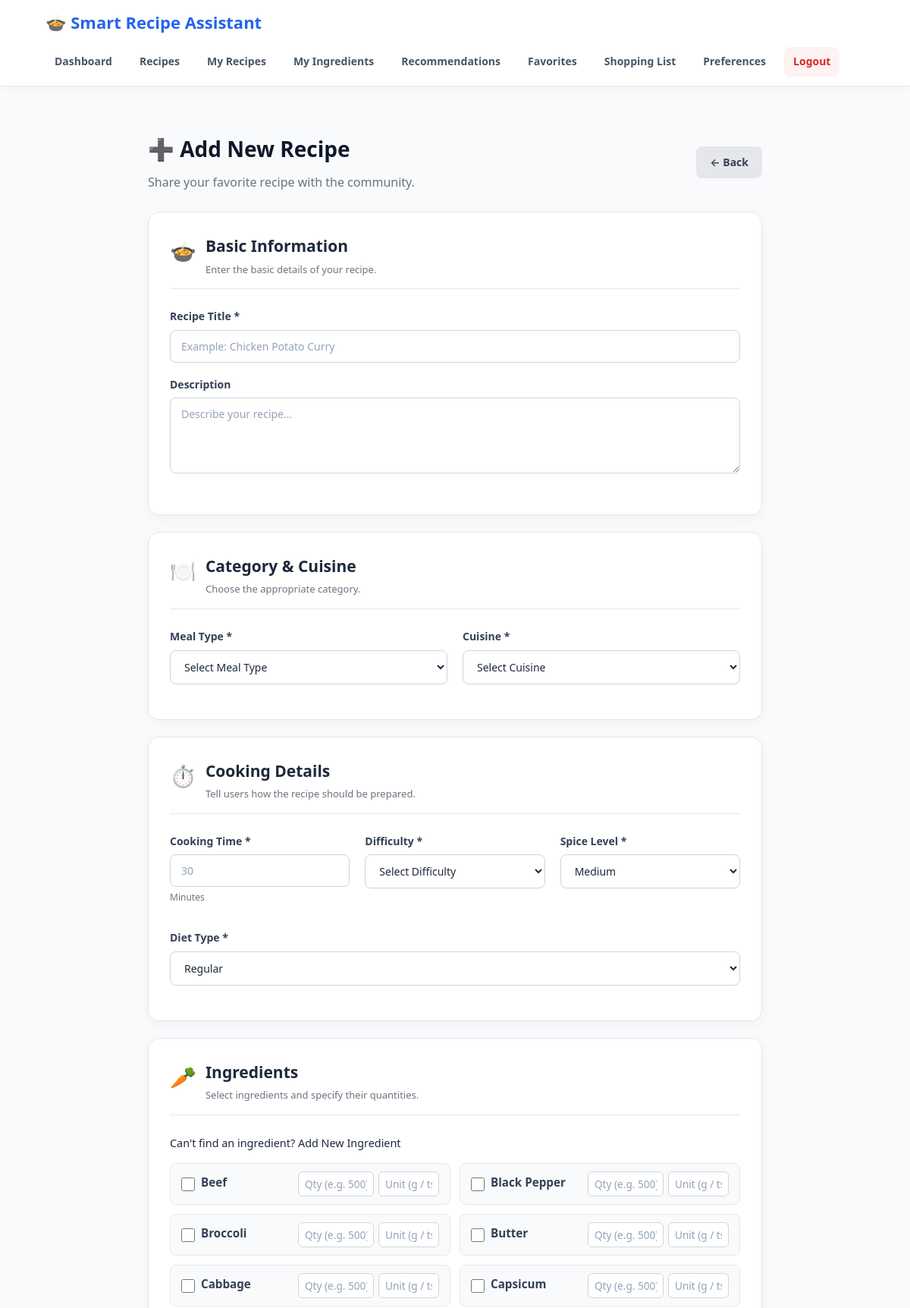
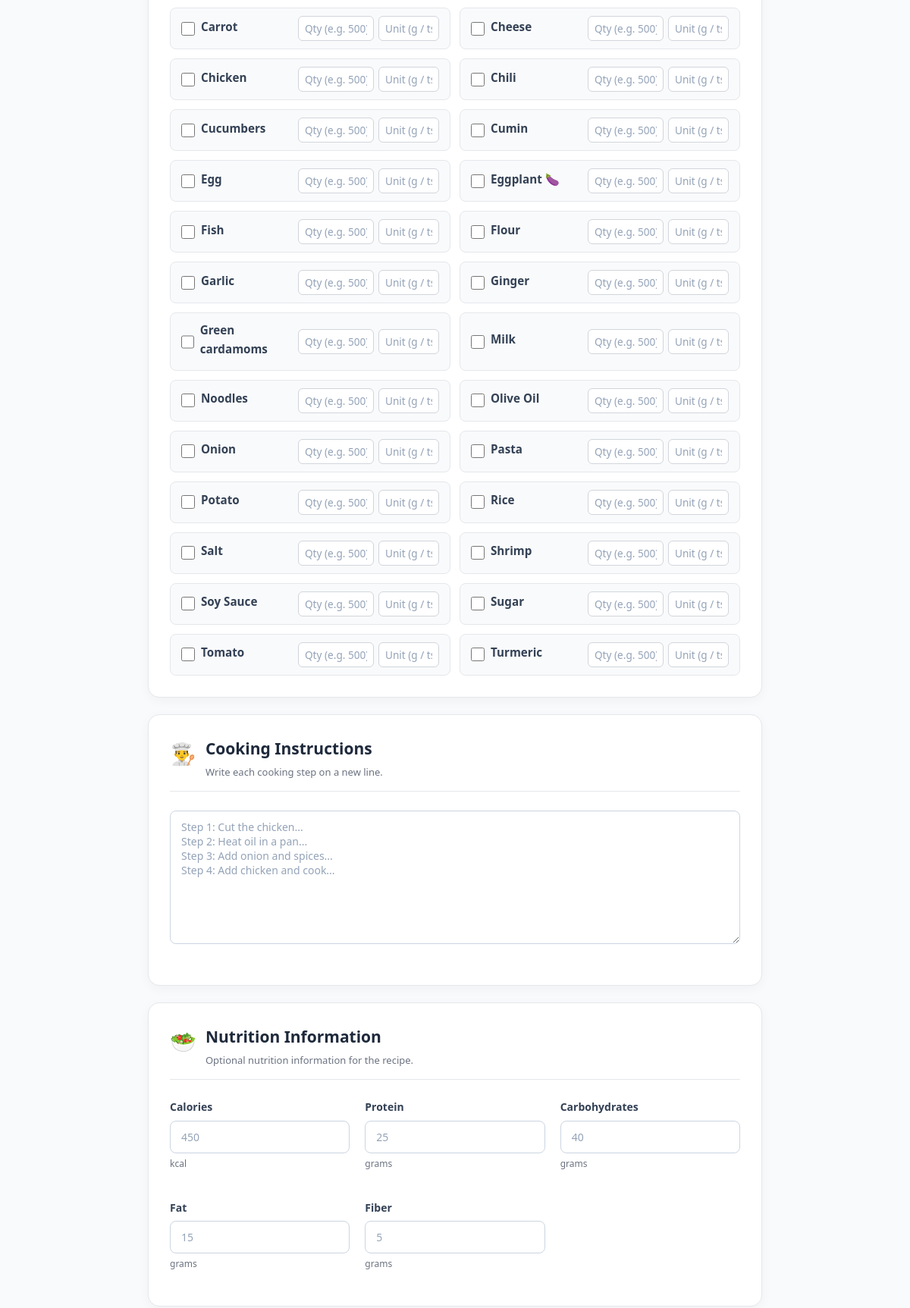
Page /add-recipe (signed in, upper part) on the committed database (2 pictures, top to bottom).
### tables this page shows
CREATE TABLE Ingredients (
    IngredientID INTEGER PRIMARY KEY AUTOINCREMENT,
    Name TEXT NOT NULL UNIQUE,
    Category TEXT
);

### app.py (the view, shortened to what this page needs)
@app.route("/add-recipe", methods=["GET", "POST"])
def add_recipe():
    if "user_id" not in session:
        return redirect(url_for("login"))
    connection = get_db_connection()
    meal_types = connection.execute(
        "SELECT * FROM Meal_Types ORDER BY Name"
    ).fetchall()
    cuisines = connection.execute(
        "SELECT * FROM Cuisines ORDER BY Name"
    ).fetchall()
    ingredients = connection.execute(
        "SELECT * FROM Ingredients ORDER BY Name"
    ).fetchall()
    connection.close()
    return render_template(
        "add_recipe.html",
        meal_types=meal_types,
        cuisines=cuisines,
        ingredients=ingredients,
    )

### database.py (called while the page is built)
def get_db_connection():
    connection = sqlite3.connect(DATABASE)
    connection.row_factory = sqlite3.Row
    connection.execute("PRAGMA foreign_keys = ON")
    return connection

### templates/add_recipe.html (shortened to what this page needs)
{% extends "base.html" %}
{% block content %}
<div class="container form-container">
    <div class="form-page-header">
        <div>
            <h1>➕ Add New Recipe</h1>
            <p>Share your favorite recipe with the community.</p>
        </div>
        <a href="{{ url_for('recipes') }}" class="btn btn-secondary">
            ← Back
        </a>
    </div>
    <form method="POST" enctype="multipart/form-data" class="recipe-form">
        <div class="form-section">
            <div class="form-section-title">
                <span>🍲</span>
                <div>
                    <h2>Basic Information</h2>
                    <p>Enter the basic details of your recipe.</p>
                </div>
            </div>
            <div class="form-group">
                <label for="title">Recipe Title *</label>
                <input
                    type="text"
                    id="title"
                    name="title"
                    placeholder="Example: Chicken Potato Curry"
                    required
                >
            </div>
            <div class="form-group">
                <label for="description">Description</label>
                <textarea
                    id="description"
                    name="description"
                    rows="4"
                    placeholder="Describe your recipe..."
                ></textarea>
            </div>
        </div>
        <div class="form-section">
            <div class="form-section-title">
                <span>🍽️</span>
                <div>
                    <h2>Category & Cuisine</h2>
                    <p>Choose the appropriate category.</p>
                </div>
            </div>
            <div class="form-two-column">
                <div class="form-group">
                    <label for="meal_type_id">Meal Type *</label>
                    <select id="meal_type_id" name="meal_type_id" required>
                        <option value="" disabled selected>Select Meal Type</option>
                    </select>
                </div>
                <div class="form-group">
                    <label for="cuisine_id">Cuisine *</label>
                    <select id="cuisine_id" name="cuisine_id" required>
                        <option value="" disabled selected>Select Cuisine</option>
                    </select>
                </div>
            </div>
        </div>
        <div class="form-section">
            <div class="form-section-title">
                <span>⏱️</span>
                <div>
                    <h2>Cooking Details</h2>
                    <p>Tell users how the recipe should be prepared.</p>
                </div>
            </div>
            <div class="form-three-column">
                <div class="form-group">
                    <label for="cooking_time">Cooking Time *</label>
                    <input
                        type="number"
                        id="cooking_time"
                        name="cooking_time"
                        min="1"
                        placeholder="30"
                        required
                    >
                    <small>Minutes</small>
                </div>
                <div class="form-group">
                    <label for="difficulty">Difficulty *</label>
                    <select id="difficulty" name="difficulty" required>
                        <option value="" disabled selected>Select Difficulty</option>
                    </select>
                </div>
                <div class="form-group">
                    <label for="spice_level">Spice Level *</label>
                    <select id="spice_level" name="spice_level" required>
                        <option value="Medium" selected>Medium</option>
                    </select>
                </div>
            </div>
            <div class="form-group" style="margin-top: 15px;">
                <label for="diet_type">Diet Type *</label>
                <select id="diet_type" name="diet_type" required>
                    <option value="Regular" selected>Regular</option>
                </select>
            </div>
        </div>
        <div class="form-section">
            <div class="form-section-title">
                <span>🥕</span>
                <div>
                    <h2>Ingredients</h2>
                    <p>Select ingredients and specify their quantities.</p>
                </div>
            </div>
            <p class="add-ingredient-link">
                Can't find an ingredient? <a href="{{ url_for('add_ingredient') }}">Add New Ingredient</a>
            </p>
            <div class="ingredient-grid">
                {% for ingredient in ingredients %}
                    <div class="ingredient-card">
                        <div class="ingredient-check">
                            <input
                                type="checkbox"
                                id="ing_{{ ingredient['IngredientID'] }}"
                                name="ingredients"
                                value="{{ ingredient['IngredientID'] }}"
                            >
                            <label for="ing_{{ ingredient['IngredientID'] }}">
                                {{ ingredient['Name'] }}
                            </label>
                        </div>
                        <div class="ingredient-inputs">
                            <input
                                type="text"
                                name="quantity_{{ ingredient['IngredientID'] }}"
                                placeholder="Qty (e.g. 500)"
                            >
                            <input
                                type="text"
                                name="unit_{{ ingredient['IngredientID'] }}"
                                placeholder="Unit (g / tsp)"
                            >
                        </div>
                    </div>
                {% endfor %}
            </div>
        </div>
        <div class="form-section">
            <div class="form-section-title">
                <span>👨‍🍳</span>
                <div>
                    <h2>Cooking Instructions</h2>
                    <p>Write each cooking step on a new line.</p>
                </div>
            </div>
            <div class="form-group">
                <textarea
                    id="instructions"
                    name="instructions"
                    rows="8"
                    placeholder="Step 1: Cut the chicken...&#10;Step 2: Heat oil in a pan...&#10;Step 3: Add onion and spices...&#10;Step 4: Add chicken and cook..."
                    required
                ></textarea>
            </div>
        </div>
        <div class="form-section">
            <div class="form-section-title">
                <span>🥗</span>
                <div>
                    <h2>Nutrition Information</h2>
                    <p>Optional nutrition information for the recipe.</p>
                </div>
            </div>
            <div class="form-three-column">
                <div class="form-group">
                    <label for="calories">Calories</label>
                    <input type="number" id="calories" name="calories" step="0.1" min="0" placeholder="450">
                    <small>kcal</small>
                </div>
                <div class="form-group">
                    <label for="protein">Protein</label>
                    <input type="number" id="protein" name="protein" step="0.1" min="0" placeholder="25">
                    <small>grams</small>
                </div>
                <div class="form-group">
                    <label for="carbohydrates">Carbohydrates</label>
                    <input type="number" id="carbohydrates" name="carbohydrates" step="0.1" min="0" placeholder="40">
                    <small>grams</small>
                </div>
                <div class="form-group">
                    <label for="fat">Fat</label>
                    <input type="number" id="fat" name="fat" step="0.1" min="0" placeholder="15">
                    <small>grams</small>
                </div>
                <div class="form-group">
                    <label for="fiber">Fiber</label>
                    <input type="number" id="fiber" name="fiber" step="0.1" min="0" placeholder="5">
                    <small>grams</small>
                </div>
            </div>
        </div>
    </form>
</div>
{% endblock %}

### static/css/style.css (style rules this page uses)
* { margin: 0; padding: 0; box-sizing: border-box; }
html { scroll-behavior: smooth; }
body { font-family: 'Segoe UI', -apple-system, BlinkMacSystemFont, Roboto, Helvetica, Arial, sans-serif; background-color: #f8fafc; color: #1e293b; line-height: 1.6; display: flex; flex-direction: column; min-height: 100vh; }
a { text-decoration: none; color: inherit; }
button, input, select, textarea { font-family: inherit; }
.container { width: 90%; max-width: 1200px; margin: 0 auto; }
h1 { font-size: 28px; color: #0f172a; margin-bottom: 10px; }
h2 { font-size: 22px; color: #1e293b; margin-bottom: 12px; }
button, .btn { border: none; border-radius: 8px; padding: 10px 18px; background-color: #2563eb; color: #ffffff; cursor: pointer; font-weight: 600; font-size: 14px; display: inline-block; transition: all 0.2s ease; text-align: center; }
.btn-secondary { background-color: #64748b; }
.form-group { margin-bottom: 18px; text-align: left; }
label { display: block; font-weight: 600; font-size: 14px; color: #334155; margin-bottom: 6px; }
input, select, textarea { width: 100%; padding: 11px 14px; border: 1px solid #cbd5e1; border-radius: 8px; background-color: #ffffff; font-size: 14px; color: #1e293b; transition: border-color 0.2s ease, box-shadow 0.2s ease; }
input::placeholder, textarea::placeholder { color: #94a3b8; }
.btn-secondary { background-color: #e5e7eb; color: #374151; text-decoration: none; }
.container { max-width: 1200px; margin: 0 auto; padding: 20px; }
.form-page-header { display: flex; justify-content: space-between; align-items: center; margin-bottom: 25px; }
.form-page-header p { color: #6b7280; }
.recipe-form { max-width: 1000px; margin: auto; }
.form-section { background: white; padding: 28px; border-radius: 15px; border: 1px solid #e5e7eb; box-shadow: 0 4px 15px rgba(0, 0, 0, 0.04); margin-bottom: 22px; }
.form-section-title { display: flex; align-items: flex-start; gap: 12px; margin-bottom: 25px; padding-bottom: 15px; border-bottom: 1px solid #e5e7eb; }
.form-section-title > span { font-size: 28px; }
.form-section-title h2 { margin: 0; font-size: 21px; }
.form-section-title p { margin-top: 3px; color: #6b7280; font-size: 13px; }
.form-two-column { display: grid; grid-template-columns: repeat(2, 1fr); gap: 20px; }
.form-three-column { display: grid; grid-template-columns: repeat(3, 1fr); gap: 20px; }
.form-group small { display: block; margin-top: 4px; color: #6b7280; font-size: 12px; }
.form-container { max-width: 850px; margin: 30px auto; padding: 0 20px; }
.ingredient-grid { display: grid; grid-template-columns: repeat(auto-fill, minmax(360px, 1fr)); gap: 12px; margin-top: 15px; }
.ingredient-card { display: flex; align-items: center; justify-content: space-between; background: #f9fafb; border: 1px solid #e5e7eb; padding: 10px 14px; border-radius: 8px; }
.ingredient-check { display: flex; align-items: center; gap: 8px; font-weight: 500; }
.ingredient-check input[type="checkbox"] { width: 18px; height: 18px; cursor: pointer; }
.ingredient-check label { cursor: pointer; font-size: 0.95rem; }
.ingredient-inputs { display: flex; gap: 6px; }
.ingredient-inputs input { padding: 6px 8px; border: 1px solid #d1d5db; border-radius: 6px; font-size: 0.85rem; }
.ingredient-inputs input[name^="quantity"] { width: 100px; }
.ingredient-inputs input[name^="unit"] { width: 80px; }
.add-ingredient-link { margin-bottom: 10px; font-size: 0.9rem; }

### rows in the picture
Ingredients: Name "Beef"
Ingredients: Name "Black Pepper"
Ingredients: Name "Broccoli"
Ingredients: Name "Butter"
Ingredients: Name "Cabbage"
Ingredients: Name "Capsicum"
Ingredients: Name "Carrot"
Ingredients: Name "Cheese"
Ingredients: Name "Chicken"
Ingredients: Name "Chili"
Ingredients: Name "Cucumbers"
Ingredients: Name "Cumin"
Ingredients: Name "Egg"
Ingredients: Name "Eggplant 🍆"
Ingredients: Name "Fish"
Ingredients: Name "Flour"
Ingredients: Name "Garlic", IngredientID "Qty (e.g. 500)"
Ingredients: Name "Ginger"
Ingredients: Name "Green cardamoms"
Ingredients: Name "Milk"
Ingredients: Name "Noodles"
Ingredients: Name "Olive Oil"
Ingredients: Name "Onion"
Ingredients: Name "Pasta"
Ingredients: Name "Potato"
Ingredients: Name "Rice"
Ingredients: Name "Salt"
Ingredients: Name "Shrimp"
Ingredients: Name "Soy Sauce"
Ingredients: Name "Sugar"
Ingredients: Name "Tomato"
Ingredients: Name "Turmeric"
